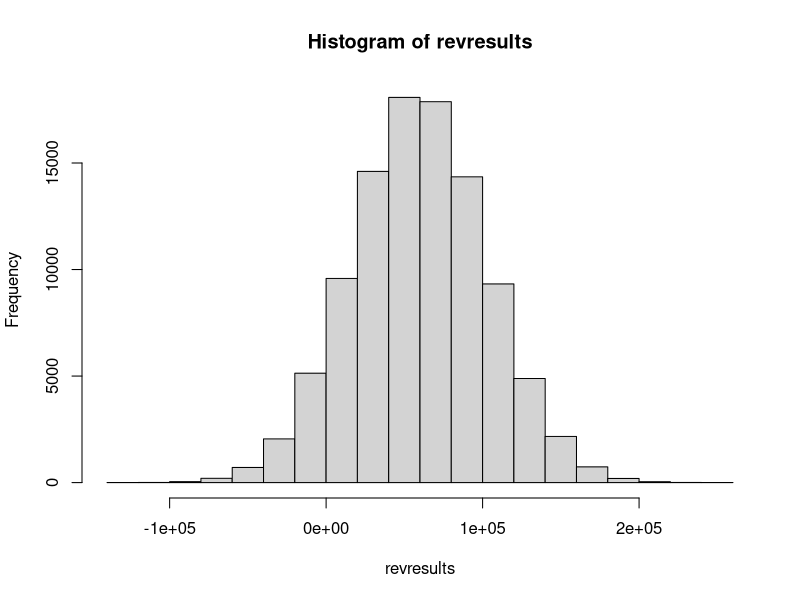

Recreate this plot in R.
daysperyr = 240
visitsperyr = rnorm(n=daysperyr,mean=110+5,sd=15)
revpervisit = rnorm(n=visitsperyr,mean=100, sd=20)
grossrev = sum(visitsperyr*revpervisit)
netrev = (grossrev-2600000)-100000

revresults=rep(0,100000)
for (i in 1:100000){
  daysperyr = 240
  visitsperyr = rnorm(n=daysperyr,mean=110+5,sd=15)
  revpervisit = rnorm(n=visitsperyr,mean=100, sd=20)
  grossrev = sum(visitsperyr*revpervisit)
  netrev = (grossrev-2600000)-100000
revresults[i] = netrev
}

hist(revresults)
table(revresults>0)/100000
